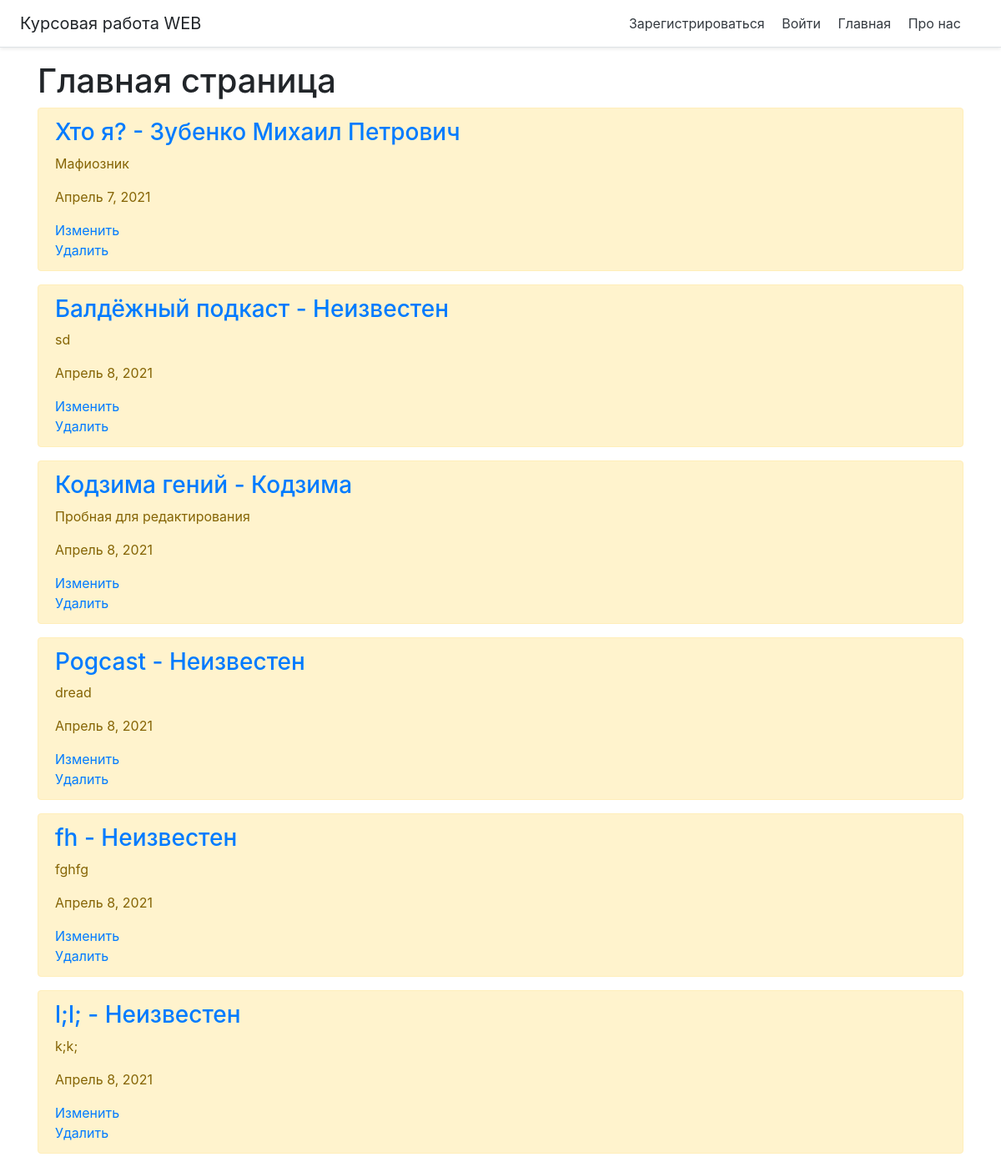
Before: / with the older database file.
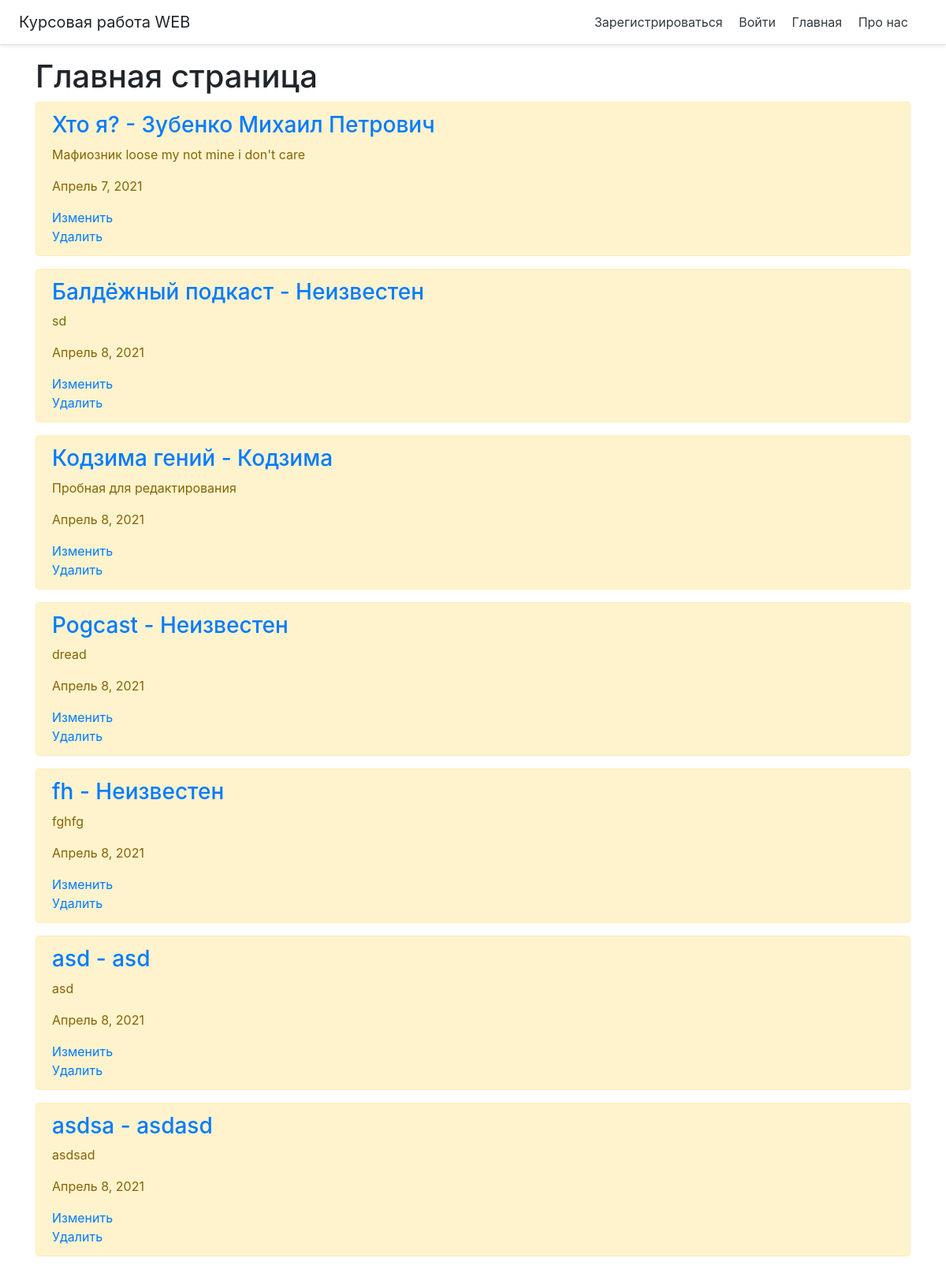
After: the same page with the newer database file.
### main/models.py (models this page shows, shortened)
class Podcast(models.Model):
    title = models.CharField('Название', max_length=50)
    descript = models.TextField('Описание')
    author = models.TextField('Автор', max_length=50, default='Неизвестен')
    category = models.ForeignKey(Category, null=True, on_delete=models.CASCADE)
    post_date = models.DateField(null=True, auto_now_add=True)
    file = models.FileField(blank=True)
    duration = models.FloatField(default=0)
    image = models.ImageField(upload_to='podcasts', blank=True)
    listened = models.IntegerField(default=0)
    likes = models.IntegerField(default=0)
    class Meta:
        verbose_name = 'Подкаст'
        verbose_name_plural = 'Подкасты'

### main/views.py (the view)
# urls.py: path('', views.index, name='home'),
def index(request):
    podcasts = Podcast.objects.all()
    sorted_podcasts = Podcast.objects.order_by('-id')[:5] #last top 5
    return render(request, 'main/index.html',
                  {'title': 'Главная страница сайта', 'podcasts': podcasts})

### main/templates/main/index.html (shortened to what this page needs)
{% extends 'main/base.html' %}
{% block content %}
    <h1>Главная страница</h1>
    {% if podcasts %}
        {% for podcast in podcasts %}
            <div class="alert alert-warning mt-2">
                <h3><a href="{% url 'details' podcast.pk %} ">{{ podcast.title }} - {{ podcast.author }}</a></h3>
                <p>{{ podcast.descript }}</p>
                <p>{{ podcast.post_date }}</p>
                <a href="{% url 'update' podcast.pk %}">Изменить</a><br/>
                <a href="{% url 'delete' podcast.pk %}">Удалить</a><br/>
            </div>
        {% endfor %}
    {% else %}
        <p>У нас нет подкастов!</p>
    {% endif %}
{% endblock %}

Changed rows visible on the page:
removed Podcast: title "l;l;", author "Неизвестен", descript "k;k;", post_date "Апрель 8, 2021"
changed Podcast "Хто я?": descript "Мафиозник" → "Мафиозник loose my not mine i don't care"
added Podcast: title "asd", author "asd", descript "asd", post_date "Апрель 8, 2021"
added Podcast: title "asdsa", author "asdasd", descript "asdsad", post_date "Апрель 8, 2021"
